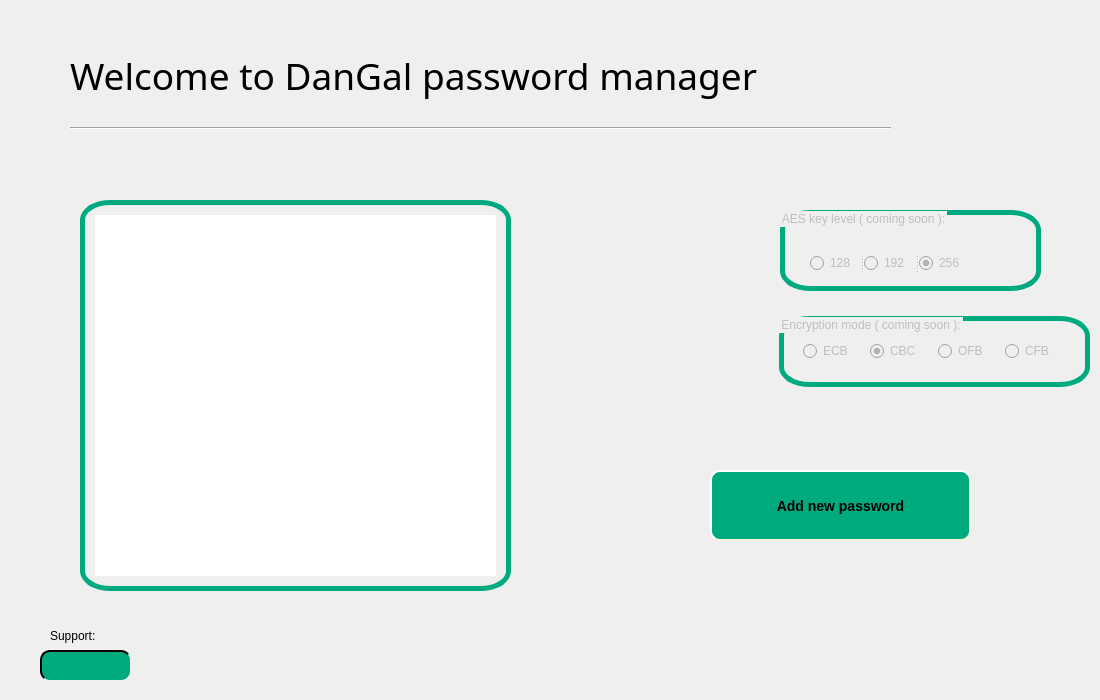
<?xml version="1.0" encoding="UTF-8"?>
<ui version="4.0">
 <class>mainwindowdialog</class>
 <widget class="QDialog" name="mainwindowdialog">
  <property name="geometry">
   <rect>
    <x>0</x>
    <y>0</y>
    <width>1100</width>
    <height>700</height>
   </rect>
  </property>
  <property name="minimumSize">
   <size>
    <width>1100</width>
    <height>700</height>
   </size>
  </property>
  <property name="maximumSize">
   <size>
    <width>1100</width>
    <height>700</height>
   </size>
  </property>
  <property name="windowTitle">
   <string>DanGal Password Manager</string>
  </property>
  <widget class="QPushButton" name="Generate_button">
   <property name="geometry">
    <rect>
     <x>710</x>
     <y>470</y>
     <width>261</width>
     <height>71</height>
    </rect>
   </property>
   <property name="font">
    <font>
     <family>Segoe UI</family>
     <pointsize>-1</pointsize>
     <italic>false</italic>
     <bold>true</bold>
    </font>
   </property>
   <property name="styleSheet">
    <string notr="true">QPushButton{
    background-color: rgb(0, 170, 127);
	font: 600 11pt &quot;Segoe UI Semibold&quot;;
    border-style: outset;
    border-width: 2px;
    border-radius: 10px;
	font: 700 11pt &quot;Segoe UI&quot;;
    border-color: beige;
    font: bold 14px;
    min-width: 10em;
    padding: 6px;
}
QPushButton:pressed {
    background-color: rgb(224, 0, 0);
    border-style: inset;
}</string>
   </property>
   <property name="text">
    <string>Add new password</string>
   </property>
   <property name="QButton" stdset="0">
    <string/>
   </property>
  </widget>
  <widget class="QListView" name="PasswordListView">
   <property name="geometry">
    <rect>
     <x>80</x>
     <y>200</y>
     <width>431</width>
     <height>391</height>
    </rect>
   </property>
   <property name="cursor" stdset="0">
    <cursorShape>ClosedHandCursor</cursorShape>
   </property>
   <property name="autoFillBackground">
    <bool>false</bool>
   </property>
   <property name="styleSheet">
    <string notr="true">QListView {
	font: 700 11pt &quot;Segoe UI&quot;;
    alternate-background-color: rgb(0, 170, 127);
  border: 5px solid rgb(0, 170, 127);;
  padding: 10px;
  border-radius: 30px 20px;
}

QListView {
    show-decoration-selected: 1; /* make the selection span the entire width of the view */
}

QListView::item:alternate {
    background: #rgb(155, 238, 214);
}

QListView::item:selected {
    border: 1px solid rgb(0, 170, 127);
}

QListView::item:selected:!active {
    background: qlineargradient(spread:pad, x1:0, y1:0, x2:1, y2:1, stop:0 rgba(0, 170, 127, 255), stop:1 rgba(255, 255, 255, 255));
}

QListView::item:selected:active {
    background: qlineargradient(spread:pad, x1:0, y1:0, x2:1, y2:1, stop:0 rgba(0, 170, 127, 255), stop:1 rgba(255, 255, 255, 255));
}

QListView::item:hover {
    background: qlineargradient(spread:pad, x1:0, y1:0, x2:1, y2:1, stop:0 rgba(0, 170, 127, 255), stop:1 rgba(255, 255, 255, 255));
}</string>
   </property>
   <property name="lineWidth">
    <number>2</number>
   </property>
   <property name="midLineWidth">
    <number>2</number>
   </property>
   <property name="showDropIndicator" stdset="0">
    <bool>false</bool>
   </property>
   <property name="selectionMode">
    <enum>QAbstractItemView::SingleSelection</enum>
   </property>
   <property name="textElideMode">
    <enum>Qt::ElideMiddle</enum>
   </property>
   <property name="isWrapping" stdset="0">
    <bool>false</bool>
   </property>
   <property name="wordWrap">
    <bool>true</bool>
   </property>
   <property name="itemAlignment">
    <set>Qt::AlignCenter</set>
   </property>
  </widget>
  <widget class="QLabel" name="label">
   <property name="geometry">
    <rect>
     <x>70</x>
     <y>40</y>
     <width>831</width>
     <height>71</height>
    </rect>
   </property>
   <property name="font">
    <font>
     <family>Arial Unicode MS</family>
     <pointsize>28</pointsize>
    </font>
   </property>
   <property name="text">
    <string>Welcome to DanGal password manager</string>
   </property>
  </widget>
  <widget class="Line" name="line">
   <property name="geometry">
    <rect>
     <x>70</x>
     <y>120</y>
     <width>821</width>
     <height>16</height>
    </rect>
   </property>
   <property name="maximumSize">
    <size>
     <width>16777215</width>
     <height>16777214</height>
    </size>
   </property>
   <property name="styleSheet">
    <string notr="true"/>
   </property>
   <property name="frameShadow">
    <enum>QFrame::Sunken</enum>
   </property>
   <property name="orientation">
    <enum>Qt::Horizontal</enum>
   </property>
  </widget>
  <widget class="QGroupBox" name="groupBox">
   <property name="enabled">
    <bool>false</bool>
   </property>
   <property name="geometry">
    <rect>
     <x>779</x>
     <y>316</y>
     <width>311</width>
     <height>71</height>
    </rect>
   </property>
   <property name="styleSheet">
    <string notr="true">QGroupBox {
	font: 700 11pt &quot;Segoe UI&quot;;
    alternate-background-color: rgb(0, 170, 127);
  border: 5px solid rgb(0, 170, 127);;
  padding: 10px;
  border-radius: 30px 20px;
}
</string>
   </property>
   <property name="title">
    <string>Encryption mode ( coming soon ):</string>
   </property>
   <layout class="QHBoxLayout" name="horizontalLayout">
    <item>
     <widget class="QRadioButton" name="radioButton_2">
      <property name="text">
       <string>ECB</string>
      </property>
     </widget>
    </item>
    <item>
     <widget class="QRadioButton" name="radioButton">
      <property name="text">
       <string>CBC</string>
      </property>
      <property name="checked">
       <bool>true</bool>
      </property>
     </widget>
    </item>
    <item>
     <widget class="QRadioButton" name="radioButton_4">
      <property name="text">
       <string>OFB</string>
      </property>
     </widget>
    </item>
    <item>
     <widget class="QRadioButton" name="radioButton_3">
      <property name="text">
       <string>CFB</string>
      </property>
     </widget>
    </item>
   </layout>
  </widget>
  <widget class="QGroupBox" name="groupBox_2">
   <property name="enabled">
    <bool>false</bool>
   </property>
   <property name="geometry">
    <rect>
     <x>780</x>
     <y>210</y>
     <width>261</width>
     <height>81</height>
    </rect>
   </property>
   <property name="styleSheet">
    <string notr="true">QGroupBox {
	font: 700 11pt &quot;Segoe UI&quot;;
    alternate-background-color: rgb(0, 170, 127);
  border: 5px solid rgb(0, 170, 127);;
  padding: 10px;
  border-radius: 30px 20px;
}
</string>
   </property>
   <property name="title">
    <string>AES key level ( coming soon ):</string>
   </property>
   <widget class="QSplitter" name="splitter">
    <property name="enabled">
     <bool>false</bool>
    </property>
    <property name="geometry">
     <rect>
      <x>30</x>
      <y>40</y>
      <width>159</width>
      <height>26</height>
     </rect>
    </property>
    <property name="orientation">
     <enum>Qt::Horizontal</enum>
    </property>
    <widget class="QSplitter" name="splitter_2">
     <property name="orientation">
      <enum>Qt::Horizontal</enum>
     </property>
     <widget class="QRadioButton" name="radioButton_5">
      <property name="text">
       <string>128</string>
      </property>
      <property name="checked">
       <bool>false</bool>
      </property>
     </widget>
     <widget class="QRadioButton" name="radioButton_6">
      <property name="text">
       <string>192</string>
      </property>
     </widget>
     <widget class="QRadioButton" name="radioButton_7">
      <property name="text">
       <string>256</string>
      </property>
      <property name="checked">
       <bool>true</bool>
      </property>
     </widget>
    </widget>
   </widget>
  </widget>
  <widget class="QLabel" name="label_3">
   <property name="geometry">
    <rect>
     <x>50</x>
     <y>620</y>
     <width>91</width>
     <height>31</height>
    </rect>
   </property>
   <property name="styleSheet">
    <string notr="true">	font: 700 11pt &quot;Segoe UI&quot;;</string>
   </property>
   <property name="text">
    <string>Support:</string>
   </property>
  </widget>
  <widget class="QPushButton" name="pushButton">
   <property name="geometry">
    <rect>
     <x>40</x>
     <y>650</y>
     <width>91</width>
     <height>31</height>
    </rect>
   </property>
   <property name="cursor">
    <cursorShape>PointingHandCursor</cursorShape>
   </property>
   <property name="styleSheet">
    <string notr="true">    background-color: rgb(0, 170, 127);
    border-style: outset;
    border-width: 2px;
    border-radius: 10px;</string>
   </property>
   <property name="text">
    <string/>
   </property>
   <property name="iconSize">
    <size>
     <width>80</width>
     <height>80</height>
    </size>
   </property>
  </widget>
 </widget>
 <resources/>
 <connections/>
</ui>
